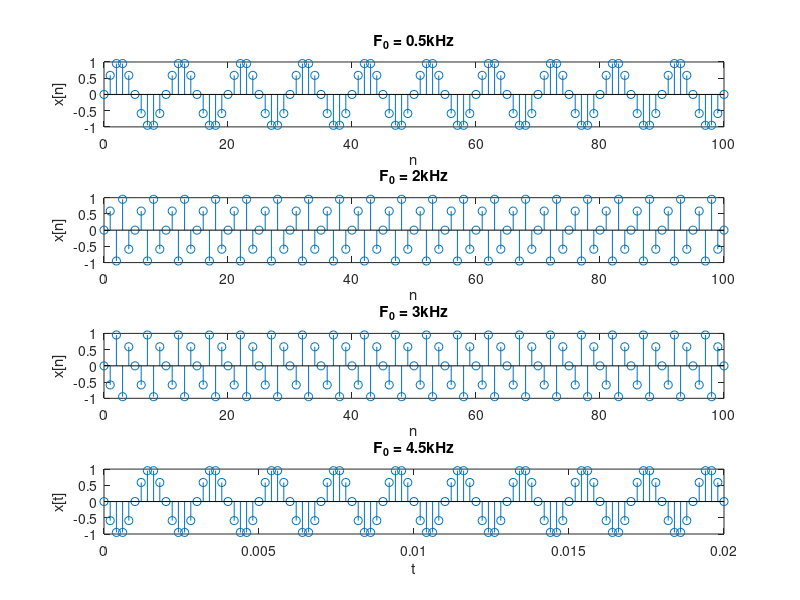
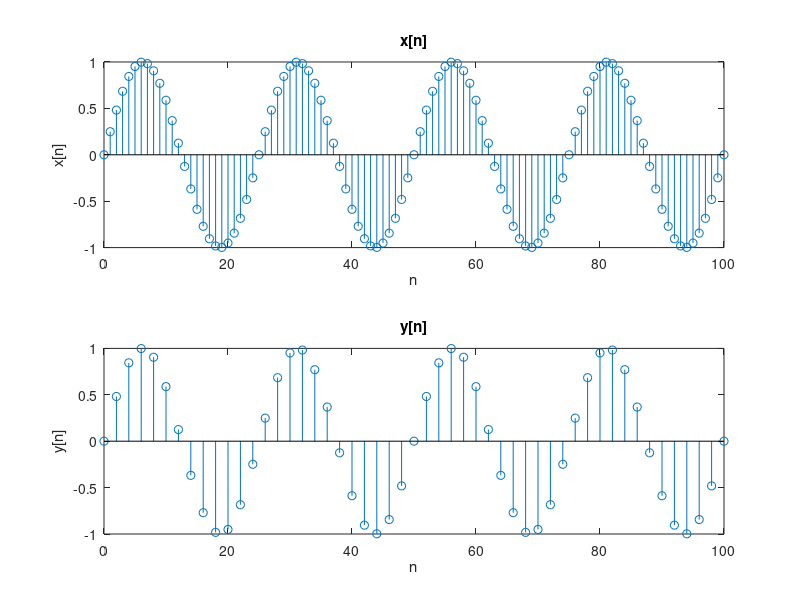

Recreate these plots in MATLAB, in order.
n = 0:100;

Fs1 = 5e3;

Fo_05 = 0.5e3;
Fo_2 = 2e3;
Fo_3 = 3e3;
Fo_4_5 = 4.5e3;

t= n./Fs1;
x_05 = sin(2*pi*Fo_05.*t);
x_2 = sin(2*pi*Fo_2.*t);
x_3 = sin(2*pi*Fo_3.*t);
x_4_5 = sin(2*pi*Fo_4_5.*t);

figure('Name','problem 3 part 1');
subplot(4,1,1);
stem(n,x_05);
xlabel('n');
ylabel('x[n]');
title('F_0 = 0.5kHz');

subplot(4,1,2);
stem(n,x_2);
xlabel('n');
ylabel('x[n]');
title('F_0 = 2kHz');

subplot(4,1,3);
stem(n,x_3);
xlabel('n');
ylabel('x[n]');
title('F_0 = 3kHz');

subplot(4,1,4);
stem(t,x_4_5);
xlabel('t');
ylabel('x[t]');
title('F_0 = 4.5kHz');
%% Part 2
Fs2 = 50e3;

Fo = 2e3;

t1 = n/Fs2;
n2 = n(1:2:end);

x = sin(2*pi*Fo.*t1);
y = x(1:2:end);

figure('Name','problem 3 part 2');
subplot(2, 1, 1);
stem(n,x);
xlabel('n');
ylabel('x[n]');
title('x[n]');

subplot(2, 1, 2);
stem(n2,y);
xlabel('n');
ylabel('y[n]');
title('y[n]');